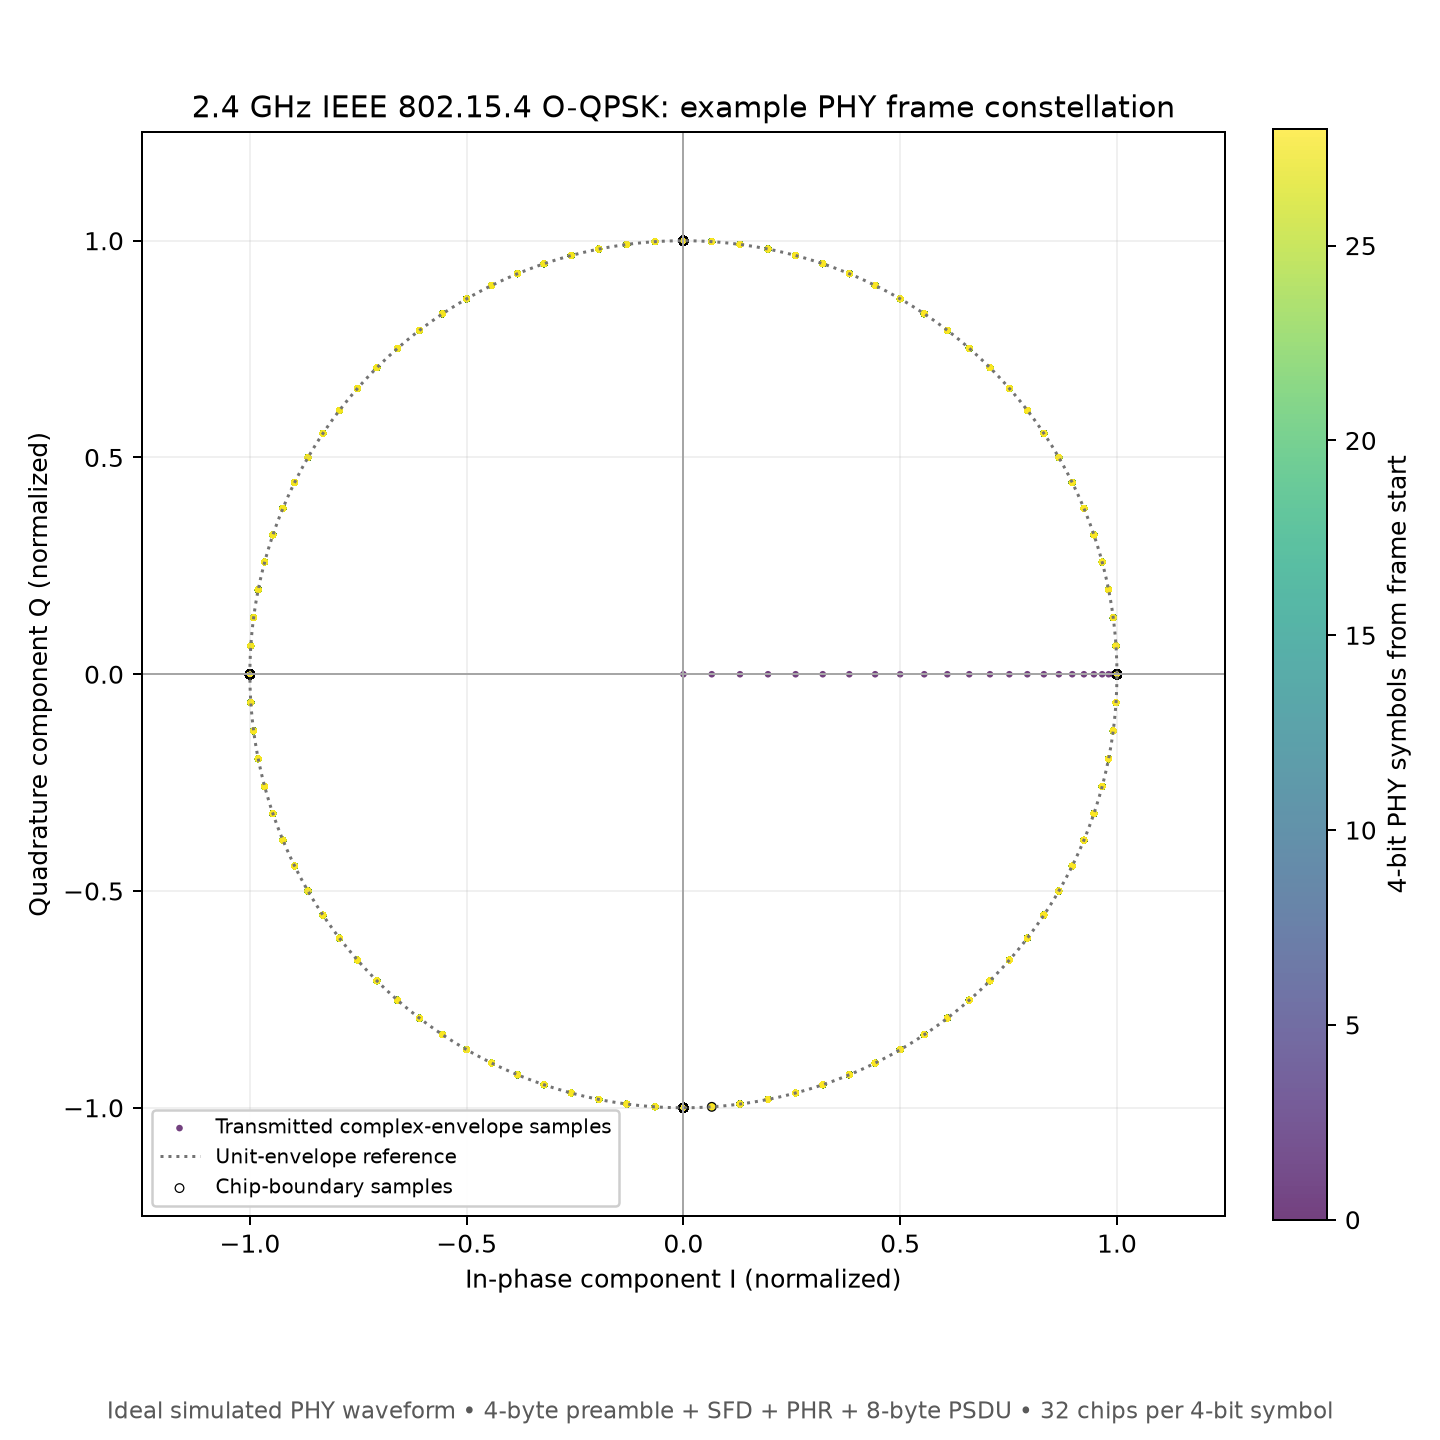

This figure's Python source:
#!/usr/bin/env python3
"""Plot an ideal 2.4 GHz IEEE 802.15.4 O-QPSK PHY frame constellation."""
import os
from pathlib import Path
import subprocess
import sys
import tempfile
import argparse
os.environ.setdefault('MPLCONFIGDIR', str(Path(tempfile.gettempdir()) / 'mpl-dsss-constellation-cache'))
Path(os.environ['MPLCONFIGDIR']).mkdir(parents=True, exist_ok=True)
import numpy as np
import matplotlib
matplotlib.use('Agg')
import matplotlib.pyplot as plt

# IEEE 802.15.4 2.4 GHz symbol (0..15) -> 32 chips, c0 transmitted first.
CHIP_MAP = [
    '11011001110000110101001000101110', '11101101100111000011010100100010',
    '00101110110110011100001101010010', '00100010111011011001110000110101',
    '01010010001011101101100111000011', '00110101001000101110110110011100',
    '11000011010100100010111011011001', '10011100001101010010001011101101',
    '10001100100101100000011101111011', '10111000110010010110000001110111',
    '01111011100011001001011000000111', '01110111101110001100100101100000',
    '00000111011110111000110010010110', '01100000011101111011100011001001',
    '10010110000001110111101110001100', '11001001011000000111011110111000',
]

# A valid-format example PSDU payload; not a captured over-the-air packet.
psdu = bytes.fromhex('41 88 01 00 00 00 00 00')
phy_bytes = bytes([0, 0, 0, 0, 0xA7, len(psdu)]) + psdu  # preamble, SFD, PHR, PSDU
bits = [(byte >> bit) & 1 for byte in phy_bytes for bit in range(8)]  # LSB first
symbols = [sum(bits[k+n] << n for n in range(4)) for k in range(0, len(bits), 4)]
chips = ''.join(CHIP_MAP[s] for s in symbols)
chip_signs = np.array([1.0 if b == '1' else -1.0 for b in chips])

# Half-sine pulse of duration 2Tc; Q chips are offset from I by Tc.
samples_per_chip = 24
t = np.arange(0, len(chip_signs), 1 / samples_per_chip)
i = np.zeros_like(t); q = np.zeros_like(t)
for k, c in enumerate(chip_signs):
    p = np.sin(np.pi * (t-k) / 2)
    p[(t-k < 0) | (t-k > 2)] = 0
    if k % 2 == 0: i += c*p
    else: q += c*p

fig, ax = plt.subplots(figsize=(8, 8))
sc = ax.scatter(i, q, c=t / 32, s=7, cmap='viridis', alpha=.75, linewidths=0,
                label='Transmitted complex-envelope samples')
ax.plot(np.cos(np.linspace(0, 2*np.pi, 500)), np.sin(np.linspace(0, 2*np.pi, 500)),
        color='0.45', linestyle=':', linewidth=1.2, label='Unit-envelope reference')
# Mark states at chip boundaries after the initial startup ramp.
bt = np.arange(1, len(chip_signs)+1, 1.0)
bi = np.interp(bt, t, i); bq = np.interp(bt, t, q)
ax.scatter(bi, bq, s=12, facecolors='none', edgecolors='black', linewidths=.5,
           label='Chip-boundary samples')
ax.axhline(0, color='0.65', linewidth=.8); ax.axvline(0, color='0.65', linewidth=.8)
ax.set(xlim=(-1.25,1.25), ylim=(-1.25,1.25), xlabel='In-phase component I (normalized)',
       ylabel='Quadrature component Q (normalized)',
       title='2.4 GHz IEEE 802.15.4 O-QPSK: example PHY frame constellation')
ax.set_aspect('equal', adjustable='box'); ax.grid(alpha=.18)
cb = fig.colorbar(sc, ax=ax, fraction=.046, pad=.04); cb.set_label('4-bit PHY symbols from frame start')
ax.legend(loc='lower left', fontsize=8, framealpha=.95)
fig.text(.5, .015, 'Ideal simulated PHY waveform • 4-byte preamble + SFD + PHR + 8-byte PSDU • 32 chips per 4-bit symbol',
         ha='center', color='0.35', fontsize=9)
fig.tight_layout(rect=(0, .04, 1, 1))
parser = argparse.ArgumentParser(description=__doc__)
parser.add_argument('--no-open', action='store_true', help='save the PNG without opening it')
parser.add_argument('--output', default='dsss_802154_actual_constellation.png', help='output PNG path')
args = parser.parse_args()
output = Path(args.output).resolve()
fig.savefig(output, dpi=180)
plt.close(fig)
print(f'Saved {output} ({len(phy_bytes)} PHY bytes, {len(symbols)} symbols, {len(chips)} chips)')

if not args.no_open:
    if sys.platform == 'darwin':
        subprocess.Popen(['open', str(output)])
    elif os.name == 'nt':
        os.startfile(output)
    else:
        subprocess.Popen(['xdg-open', str(output)])
